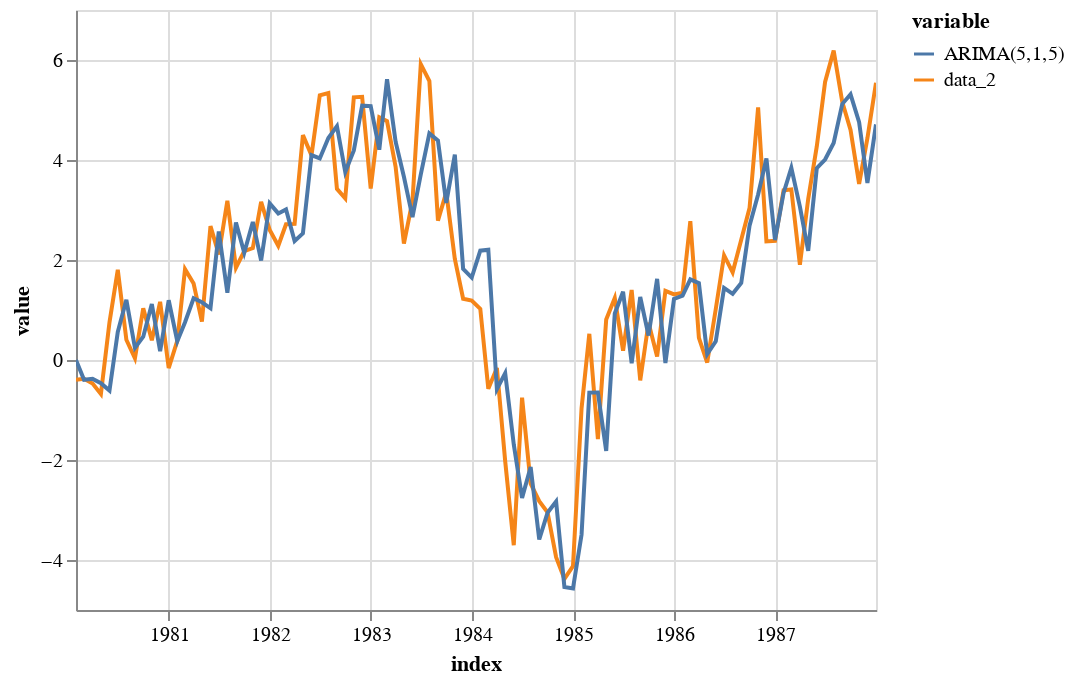

The notebook cell this image was saved under:
### Markdown cell above
## Putting Everything Together.

We've seen Autoregressive models (AR), we've seen diffing when we took our 1- and 2-diffs which is the "opposite" of Integration (I), and we've seen Moving Averages (MA) &mdash; looks like we're ready to check out ARIMA!

It should come as no surprise at this point that in order to create our ARIMA model, we're going to need to combine all of the thing we've learned above.

We follow the literature and say ``ARIMA(p,d,q)`` to mean an ARIMA model with

- ``p``-autoregressive (**AR(p)** in our notation above),
- ``d`` is the degree of diff-ing (``d``-diff in our notation),
- ``q`` is the order of the moving average part (the window size),

With these, check out the [Table 9.1 in this chapter](https://otexts.com/fpp3/non-seasonal-arima.html), notice the special cases.  Make sure you can reason out why these particular values create the associated result.  

For example, taking ``ARIMA(0, 1, 0)`` should result in a random walk.  Why?  Let's look.  We are using no autoregression or moving averages, but we are taking a 1-diff.  As we saw above, this is a way to make our model stationary (similar to white-noise) which is essentially a random walk.

As usual, Python makes it dead-easy to do ARIMA on our timeseries, as we see below.  (Ignore the warning for now...)

### Code cell
df = make_data()
df.drop(["data_1", "data_3"], axis=1, inplace=True)

# -- ARIMA --
arima_model = ARIMA(df, order=(5, 1, 5))
model_fit = arima_model.fit()
df["ARIMA(5,1,5)"] = model_fit.predict()

plot_in_altair(df).interactive()

### Figure 1 — Vega-Lite specification as saved in the notebook (floating-point values rounded to 4 significant figures; data arrays with more than 128 entries replaced by an {"elided": "..."} marker saying what was removed)
{"config": {"view": {"continuousWidth": 400, "continuousHeight": 300}}, "data": {"name": "data-6c5633d83fe6123ff7d224a0207d023c"}, "mark": "line", "encoding": {"color": {"field": "variable", "type": "nominal"}, "opacity": {"condition": {"value": 1, "selection": "selector008"}, "value": 0.2}, "x": {"field": "index", "type": "temporal"}, "y": {"field": "value", "type": "quantitative"}}, "selection": {"selector008": {"type": "multi", "fields": ["variable"], "bind": "legend"}, "selector009": {"type": "interval", "bind": "scales", "encodings": ["x", "y"]}}, "$schema": "https://vega.github.io/schema/vega-lite/v4.17.0.json", "datasets": {"data-6c5633d83fe6123ff7d224a0207d023c": {"elided": "192 records"}}}
